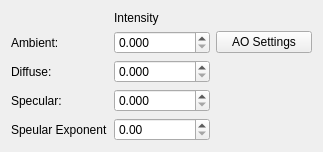
<?xml version="1.0" encoding="UTF-8"?>
<ui version="4.0">
 <class>LightingWidget</class>
 <widget class="QWidget" name="LightingWidget">
  <property name="geometry">
   <rect>
    <x>0</x>
    <y>0</y>
    <width>323</width>
    <height>144</height>
   </rect>
  </property>
  <property name="windowTitle">
   <string>LightingWidget</string>
  </property>
  <layout class="QGridLayout" name="gridLayout">
   <item row="3" column="0">
    <widget class="QLabel" name="label">
     <property name="text">
      <string>Diffuse:</string>
     </property>
    </widget>
   </item>
   <item row="1" column="1">
    <widget class="QDoubleSpinBox" name="doubleSpinBox_ambient">
     <property name="decimals">
      <number>3</number>
     </property>
     <property name="maximum">
      <double>1.000000000000000</double>
     </property>
     <property name="singleStep">
      <double>0.001000000000000</double>
     </property>
    </widget>
   </item>
   <item row="4" column="0">
    <widget class="QLabel" name="label_3">
     <property name="text">
      <string>Specular:</string>
     </property>
    </widget>
   </item>
   <item row="0" column="1">
    <widget class="QLabel" name="label_4">
     <property name="text">
      <string>Intensity</string>
     </property>
    </widget>
   </item>
   <item row="6" column="0">
    <widget class="QLabel" name="label_5">
     <property name="text">
      <string>Speular Exponent</string>
     </property>
    </widget>
   </item>
   <item row="3" column="1">
    <widget class="QDoubleSpinBox" name="doubleSpinBox_diffuse">
     <property name="decimals">
      <number>3</number>
     </property>
     <property name="maximum">
      <double>1.000000000000000</double>
     </property>
     <property name="singleStep">
      <double>0.001000000000000</double>
     </property>
    </widget>
   </item>
   <item row="4" column="1">
    <widget class="QDoubleSpinBox" name="doubleSpinBox_specular">
     <property name="decimals">
      <number>3</number>
     </property>
     <property name="maximum">
      <double>1.000000000000000</double>
     </property>
     <property name="singleStep">
      <double>0.001000000000000</double>
     </property>
    </widget>
   </item>
   <item row="1" column="0">
    <widget class="QLabel" name="label_2">
     <property name="text">
      <string>Ambient:</string>
     </property>
    </widget>
   </item>
   <item row="5" column="1">
    <spacer name="verticalSpacer">
     <property name="orientation">
      <enum>Qt::Vertical</enum>
     </property>
     <property name="sizeHint" stdset="0">
      <size>
       <width>20</width>
       <height>40</height>
      </size>
     </property>
    </spacer>
   </item>
   <item row="6" column="1">
    <widget class="QDoubleSpinBox" name="doubleSpinBox_specularExponent">
     <property name="maximum">
      <double>1000.000000000000000</double>
     </property>
    </widget>
   </item>
   <item row="1" column="2">
    <widget class="QPushButton" name="pushButton_AO">
     <property name="text">
      <string>AO Settings</string>
     </property>
    </widget>
   </item>
  </layout>
 </widget>
 <layoutdefault spacing="6" margin="11"/>
 <resources/>
 <connections/>
</ui>
